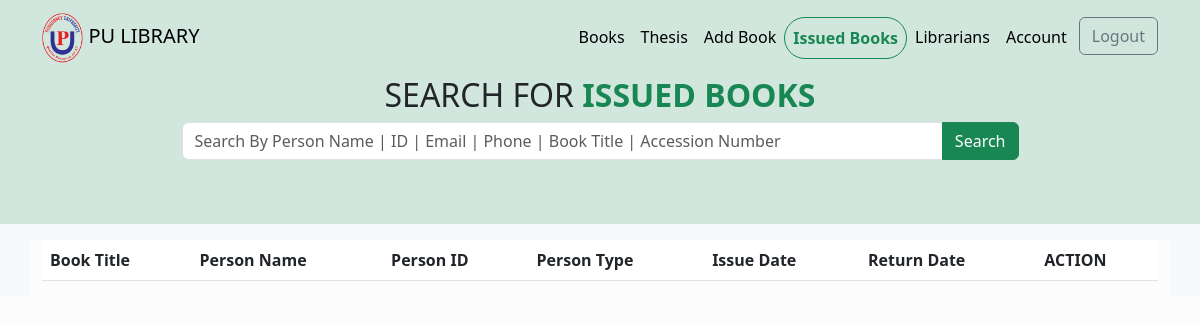
The page /issued-books/ (signed in) on the database as committed earlier.
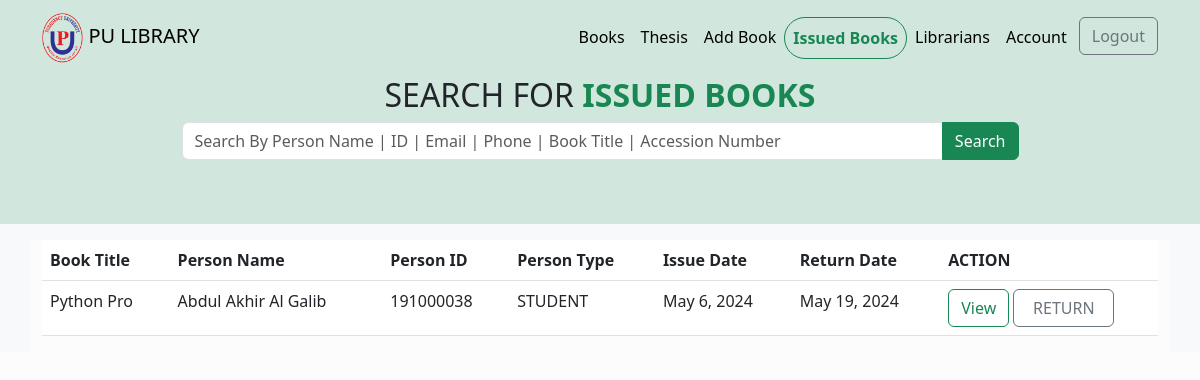
The same page on the database as committed later.
### library/models.py (models this page shows, shortened)
class BookIssue(models.Model):
    PERSON_TYPE_CHOICES = [
        ("STUDENT", "Student"),
        ("FACULTY", "Faculty"),
    ]
    librarian = models.ForeignKey(
        Librarian, on_delete=models.PROTECT, null=True, blank=True)
    book = models.OneToOneField(
        Book, on_delete=models.PROTECT, null=True, blank=True)
    person_name = models.CharField(max_length=255)
    person_id = models.CharField(max_length=9, unique=True)
    person_type = models.CharField(
        max_length=7, choices=PERSON_TYPE_CHOICES, default="STUDENT")
    person_email = models.EmailField(max_length=255, unique=True)
    person_phone = models.CharField(max_length=11, blank=True, null=True)
    issued_date = models.DateField(auto_now_add=True)
    return_date = models.DateField()
    email_sent = models.BooleanField(default=False)
    id = models.UUIDField(default=uuid.uuid4, unique=True,
                          primary_key=True, editable=False)
    class Meta:
        ordering = ['return_date']

class Book(models.Model):
    BRANCH_CHOICE = [
        ('GULSHAN', 'Gulshan'),
        ('BARIDAHRA', 'Baridhara'),
        ('BANANI', 'Banani'),
    ]
    accession_number = models.PositiveIntegerField(
        validators=[MinValueValidator(1), MaxValueValidator(99999)], unique=True)
    title = models.CharField(max_length=255)
    author = models.CharField(max_length=255)
    publication = models.CharField(max_length=255, null=True, blank=True)
    category = models.CharField(max_length=255, null=True, blank=True)
    publish_year = models.PositiveIntegerField(
        validators=[MinValueValidator(1), MaxValueValidator(9999)], null=True, blank=True)
    edition = models.CharField(max_length=255, null=True, blank=True)
    ISBN = models.CharField(max_length=13, null=True, blank=True)
    call_number = models.CharField(max_length=255, null=True, blank=True)
    price = models.DecimalField(
        max_digits=10, decimal_places=2, null=True, blank=True)
    page = models.PositiveIntegerField()
    branch = models.CharField(
        max_length=10, choices=BRANCH_CHOICE, default='GULSHAN', blank=True, null=True)
    location = models.CharField(max_length=255, null=True, blank=True)
    tags = models.CharField(max_length=255, null=True, blank=True)
    cover_photo = models.ImageField(
        default='default-book.png', blank=True, null=True)
    created_at = models.DateTimeField(auto_now_add=True)
    last_updated = models.DateTimeField(auto_now=True)
    id = models.UUIDField(default=uuid.uuid4, unique=True,
                          primary_key=True, editable=False)
    class Meta:
        ordering = ['accession_number']

### library/views.py (the view)
# urls.py: path("issued-books/", views.issuedBooks, name='issued-books'),
@login_required(login_url='login')
def issuedBooks(request):
    books, search_query = issuedBookSearch(request)
    current_date = datetime.now().date()
    books, custom_range = paginateIssuedBooks(request, books, 10)
    context = {
        'books': books,
        'search_query': search_query,
        'custom_range': custom_range,
        'current_date': current_date
    }
    for book in books:
        if book.return_date < current_date and not book.email_sent:
            subject = 'Book Return Reminder'
            message = f'Dear {book.person_name},\n\n' \
                f"This is a reminder that the return date for the book '{book.book.title}' " \
                f"has expired. Please return the book as soon as possible.\n\n" \
                f"Thank you.\n\n" \
                f"Library Management"
            from_email = settings.EMAIL_HOST_USER
            to_email = [book.person_email]
            send_mail(subject, message, from_email,
                      to_email,  fail_silently=False)
            book.email_sent = True
            book.save()
    return render(request, 'library/issued_books.html', context)

### library/utils.py (called while the page is built)
def issuedBookSearch(request):
    search_query = ''
    if request.GET.get('search_query'):
        search_query = request.GET.get('search_query')
    title = Book.objects.filter(title__icontains=search_query)
    books = BookIssue.objects.filter(
        Q(person_name__icontains=search_query) |
        Q(person_id__icontains=search_query) |
        Q(person_email__icontains=search_query) |
        Q(person_phone__icontains=search_query) |
        Q(book__in=title) |
        Q(book__accession_number__icontains=search_query)
    )
    return books, search_query

def paginateIssuedBooks(request, books, results):
    page = request.GET.get('page')
    paginator = Paginator(books, results)
    try:
        books = paginator.page(page)
    except PageNotAnInteger:
        page = 1
        books = paginator.page(page)
    except EmptyPage:
        page = paginator.num_pages
        books = paginator.page(page)
    leftIndex = (int(page)-4)
    if leftIndex < 1:
        leftIndex = 1
    rightIndex = (int(page)+5)
    if rightIndex > paginator.num_pages:
        rightIndex = paginator.num_pages + 1
    custom_range = range(leftIndex, rightIndex)
    return books, custom_range

### library/templates/library/issued_books.html (shortened to what this page needs)
{% extends 'main.html' %}
{% block content %}
<div class=" bg-success-subtle">
    <div class='container text-center pb-5'>
        <h2>SEARCH FOR <span class='text-success' style="font-weight: 800;">ISSUED BOOKS</span></h2>
        <form id="searchForm" action="{% url 'issued-books' %}">
            <div class="input-group w-75 m-auto mb-3">
                <input type="text" class="form-control" placeholder="Search By Person Name | ID | Email | Phone | Book Title | Accession Number " aria-label="Recipient's username" aria-describedby="button-addon2" name="search_query" value={{search_query}}>
                <button class="btn  btn-success" type="submit" id="button-addon2">Search</button>
            </div>
        </form>
    </div>
</div>
<div class=' bg-light pt-3'>
    <div class=" container bg-light-subtle table-responsive">
        <table class="table table-hover">
            <thead>
                <tr>
                    <th>Book Title</th>
                    <th>Person Name</th>
                    <th>Person ID</th>
                    <th>Person Type</th>
                    <th>Issue Date</th>
                    <th>Return Date</th>
                    <th>ACTION</th>
                </tr>
            </thead>
            <tbody>
                {% for book in books %}
                <tr  {% if book.return_date < current_date %}style="color: red;"{% endif %}>
                <td>{{book.book.title}}</td>
                <td>{{book.person_name}}</td>
                <td>{{book.person_id}}</td>
                <td>{{book.person_type}}</td>
                <td>{{book.issued_date}}</td>
                <td>{{book.return_date}}</td>
                <td>
                    <a class="btn btn-outline-success" href="{% url 'issued-book-details' book.id %}"> View </a>
                    <a class='btn btn-outline-secondary w-50 ' href="{% url 'return-book' book.id %}"> RETURN </a>
                </td>
                </tr>
                {% endfor %}
            </tbody>
        </table>
    </div>
</div>
{% endblock content %}

Rows that differ between the two databases and show on the page:
added BookIssue: book "Python Pro", person_name "Abdul Akhir Al Galib", person_id "191000038", person_type "STUDENT", issued_date "May 6, 2024", return_date "May 19, 2024"
